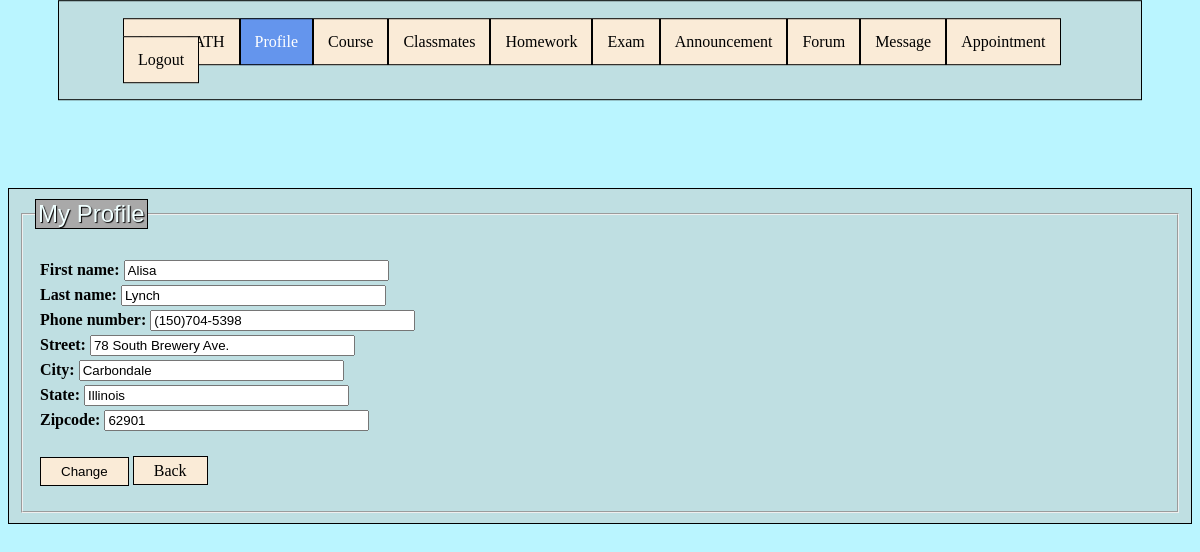
The page /changeprofile (signed in) on the database its author committed.
### tables this page shows
CREATE TABLE Students(semail VARCHAR(8) NOT NULL PRIMARY KEY, password TEXT NOT NULL, honorific VARCHAR(4), firstname VARCHAR(16) NOT NULL, lastname VARCHAR(16) NOT NULL, degree VARCHAR(4), generation VARCHAR(4), age INTEGER, gender VARCHAR(4), major VARCHAR(6), street VARCHAR(50), phone VARCHAR(16), zipcode INTEGER);

CREATE TABLE Cities(city VARCHAR(20) NOT NULL PRIMARY KEY, state VARCHAR(16), FOREIGN KEY (city) REFERENCES Zipcodes ON DELETE CASCADE);

### app.py (the view, shortened to what this page needs)
@app.route('/changeprofile', methods=['POST', 'GET'])
def changeprofile():
    error = None
    connection = sql.connect('database.db')
    cursor = connection.execute(
        'SELECT S.firstname, S.lastname, S.password, S.semail, S.age, S.gender, S.major, S.phone, S.street, S.zipcode, Ct.city, Ct.state FROM Students S, Zipcodes Z, Cities Ct '
        'WHERE ? = S.semail AND ? = S.password AND Z.zipcode = S.zipcode AND Z.city = Ct.city;',
        (myid, mypw))
    myinfo = cursor.fetchall()
    getinfo = []
    for set in myinfo:
        if set[5] == 'F':
            tempgender = 'Female'
        elif set[5] == 'M':
            tempgender = 'Male'
        getinfo.append([set[0], set[1], set[2], set[3], set[4], tempgender, set[6], set[7], set[8], set[9], set[10], set[11]])
    if getinfo:
        return render_template('changeprofile.html', error=error, myinfo=getinfo)
    else:
        error = 'invalid input name'
    return render_template('changeprofile.html', error=error)

### templates/changeprofile.html (shortened to what this page needs)
<!DOCTYPE html>
<html lang="en">
<head>
</head>
<body>
    <div class="nav">
        <fieldset style="border:0 none">
            <ul>
                <li><a href="/student" >NittanyPATH</a></li>
                <li><a href="/profile" style="background-color: cornflowerblue; color:white; border: 1px solid black;">Profile</a></li>
                <li><a href="/course">Course</a></li>
                <li><a href="/classmates">Classmates</a></li>
                <li><a href="/homework">Homework</a></li>
                <li><a href="/exam">Exam</a></li>
                <li><a href="/announcements">Announcement</a></li>
                <li><a href="/forum">Forum</a></li>
                <li><a href="/inbox">Message</a></li>
                <li><a href="/appointment">Appointment</a></li>
                <li><a href="/login">Logout</a></li>
            </ul>
        </fieldset>
    </div>
    <br>
    <div class="profile">
        <fieldset>
            <legend>My Profile</legend>
        {% for fname, lname, password, Email, Age, Gender, Major, phone, street, zipcode, city, state  in myinfo %}
            <form action="/changeprofile" method="POST">
            <br>
                <div class="inside">
                    <label for="fname"><b>First name:</b> </label>
                    <input type="text" name="fname" size="30" maxlength="30" required class = "form-control" value = {{ fname }}> <br>
                    <label for="lname"><b>Last name:</b></label>
                    <input type="text" name="lname" size="30" maxlength="30" required class = "form-control" value = {{ lname }}> <br>
                    <label for="phone"><b>Phone number:</b></label>
                    <input type="text" name="phone" size="30" maxlength="30" required class = "form-control" value = {{ phone }}> <br>
                    <label for="Street"><b>Street:</b></label>
                    <input type="text" name="street" size="30" maxlength="30" required class = "form-control" value = "{{ street }}"> <br>
                    <label for="City"><b>City:</b></label>
                    <input type="text" name="city" size="30" maxlength="30" required class = "form-control" value = "{{ city }}"> <br>
                    <label for="City"><b>State:</b></label>
                    <input type="text" name="state" size="30" maxlength="30" required class = "form-control" value = "{{ state }}"> <br>
                    <label for="City"><b>Zipcode:</b></label>
                    <input type="text" name="zipcode" size="30" maxlength="30" required class = "form-control" value = {{ zipcode }}> <br> <br>
                    <button type="submit">Change</button>
                    <a class="bar" href="/profile" role="button">Back</a>
                </div>
            </form>
        {% endfor %}
    </fieldset>
    </div>
</body>
</html>

### rows shown on the page
Students: fname "Alisa", lname "Lynch", phone "(150)704-5398", street "78 South Brewery Ave.", city "Carbondale", state "Illinois", zipcode "62901"
